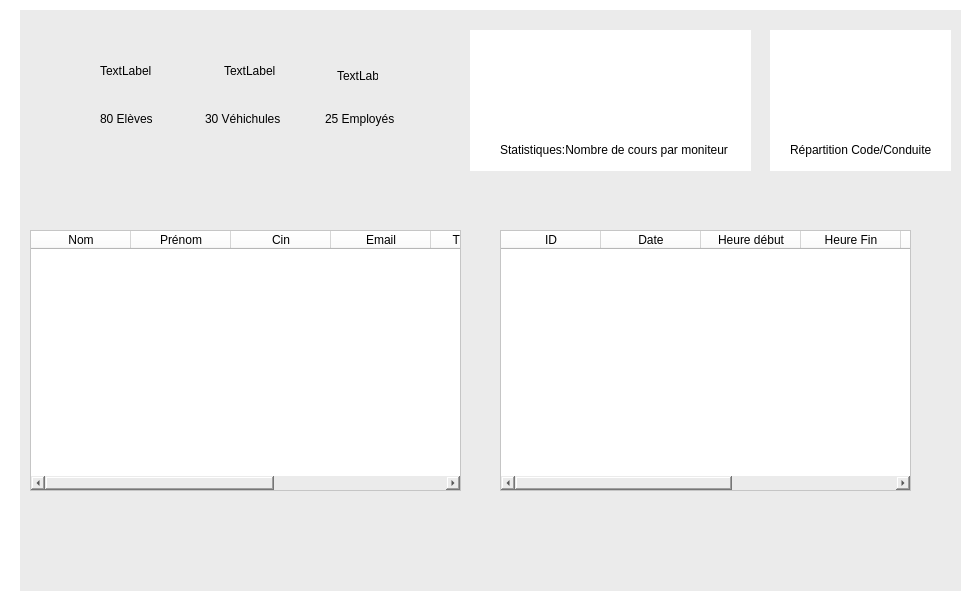
    <widget class="QWidget" name="Dashboard">
     <property name="styleSheet">
      <string notr="true">background-color: rgb(255, 255, 255);</string>
     </property>
     <widget class="QWidget" name="widget_55" native="true">
      <property name="geometry">
       <rect>
        <x>20</x>
        <y>10</y>
        <width>941</width>
        <height>581</height>
       </rect>
      </property>
      <property name="styleSheet">
       <string notr="true">
background-color: rgb(235, 235, 235);</string>
      </property>
      <widget class="QPushButton" name="pushButton_129">
       <property name="geometry">
        <rect>
         <x>540</x>
         <y>730</y>
         <width>191</width>
         <height>41</height>
        </rect>
       </property>
       <property name="styleSheet">
        <string notr="true">background-color: rgb(251, 140, 0);
font: 12pt &quot;Segoe UI&quot;;</string>
       </property>
       <property name="text">
        <string>Exportation PDF</string>
       </property>
      </widget>
      <widget class="QWidget" name="widget_56" native="true">
       <property name="geometry">
        <rect>
         <x>1240</x>
         <y>280</y>
         <width>181</width>
         <height>151</height>
        </rect>
       </property>
       <property name="styleSheet">
        <string notr="true">background-color: rgb(255, 255, 255);</string>
       </property>
      </widget>
      <widget class="QPushButton" name="pushButton_130">
       <property name="geometry">
        <rect>
         <x>950</x>
         <y>730</y>
         <width>181</width>
         <height>41</height>
        </rect>
       </property>
       <property name="styleSheet">
        <string notr="true">background-color: rgb(229, 57, 53);
font: 12pt &quot;Segoe UI&quot;;
background-color: rgb(216, 53, 50);</string>
       </property>
       <property name="text">
        <string>Supprimer</string>
       </property>
      </widget>
      <widget class="QWidget" name="widget_57" native="true">
       <property name="geometry">
        <rect>
         <x>1230</x>
         <y>490</y>
         <width>201</width>
         <height>201</height>
        </rect>
       </property>
       <property name="styleSheet">
        <string notr="true">background-color: rgb(255, 255, 255);</string>
       </property>
      </widget>
      <widget class="QPushButton" name="pushButton_131">
       <property name="geometry">
        <rect>
         <x>780</x>
         <y>800</y>
         <width>141</width>
         <height>41</height>
        </rect>
       </property>
       <property name="styleSheet">
        <string notr="true">background-color: rgb(51, 181, 31);
font: 12pt &quot;Segoe UI&quot;;</string>
       </property>
       <property name="text">
        <string>Modifier</string>
       </property>
      </widget>
      <widget class="QLabel" name="label_149">
       <property name="geometry">
        <rect>
         <x>1260</x>
         <y>700</y>
         <width>161</width>
         <height>20</height>
        </rect>
       </property>
       <property name="styleSheet">
        <string notr="true">font: 11pt &quot;Segoe UI&quot;;</string>
       </property>
       <property name="text">
        <string>Statistiques élèves</string>
       </property>
      </widget>
      <widget class="QLabel" name="label_150">
       <property name="geometry">
        <rect>
         <x>1270</x>
         <y>440</y>
         <width>121</width>
         <height>20</height>
        </rect>
       </property>
       <property name="styleSheet">
        <string notr="true">font: 11pt &quot;Segoe UI&quot;;</string>
       </property>
       <property name="text">
        <string>Télécharger QR</string>
       </property>
      </widget>
      <widget class="QPushButton" name="pushButton_132">
       <property name="geometry">
        <rect>
         <x>540</x>
         <y>730</y>
         <width>191</width>
         <height>41</height>
        </rect>
       </property>
       <property name="styleSheet">
        <string notr="true">background-color: rgb(251, 140, 0);
font: 12pt &quot;Segoe UI&quot;;</string>
       </property>
       <property name="text">
        <string>Exportation PDF</string>
       </property>
      </widget>
      <widget class="QWidget" name="widget_58" native="true">
       <property name="geometry">
        <rect>
         <x>1240</x>
         <y>280</y>
         <width>181</width>
         <height>151</height>
        </rect>
       </property>
       <property name="styleSheet">
        <string notr="true">background-color: rgb(255, 255, 255);</string>
       </property>
      </widget>
      <widget class="QPushButton" name="pushButton_133">
       <property name="geometry">
        <rect>
         <x>950</x>
         <y>730</y>
         <width>181</width>
         <height>41</height>
        </rect>
       </property>
       <property name="styleSheet">
        <string notr="true">background-color: rgb(229, 57, 53);
font: 12pt &quot;Segoe UI&quot;;
background-color: rgb(216, 53, 50);</string>
       </property>
       <property name="text">
        <string>Supprimer</string>
       </property>
      </widget>
      <widget class="QWidget" name="widget_59" native="true">
       <property name="geometry">
        <rect>
         <x>1230</x>
         <y>490</y>
         <width>201</width>
         <height>201</height>
        </rect>
       </property>
       <property name="styleSheet">
        <string notr="true">background-color: rgb(255, 255, 255);</string>
       </property>
      </widget>
      <widget class="QPushButton" name="pushButton_134">
       <property name="geometry">
        <rect>
         <x>780</x>
         <y>800</y>
         <width>141</width>
         <height>41</height>
        </rect>
       </property>
       <property name="styleSheet">
        <string notr="true">background-color: rgb(51, 181, 31);
font: 12pt &quot;Segoe UI&quot;;</string>
       </property>
       <property name="text">
        <string>Modifier</string>
       </property>
      </widget>
      <widget class="QLabel" name="label_151">
       <property name="geometry">
        <rect>
         <x>1260</x>
         <y>700</y>
         <width>161</width>
         <height>20</height>
        </rect>
       </property>
       <property name="styleSheet">
        <string notr="true">font: 11pt &quot;Segoe UI&quot;;</string>
       </property>
       <property name="text">
        <string>Statistiques élèves</string>
       </property>
      </widget>
      <widget class="QLabel" name="label_152">
       <property name="geometry">
        <rect>
         <x>1270</x>
         <y>440</y>
         <width>121</width>
         <height>20</height>
        </rect>
       </property>
       <property name="styleSheet">
        <string notr="true">font: 11pt &quot;Segoe UI&quot;;</string>
       </property>
       <property name="text">
        <string>Télécharger QR</string>
       </property>
      </widget>
      <widget class="QPushButton" name="pushButton_135">
       <property name="geometry">
        <rect>
         <x>220</x>
         <y>740</y>
         <width>191</width>
         <height>41</height>
        </rect>
       </property>
       <property name="styleSheet">
        <string notr="true">background-color: rgb(251, 140, 0);
font: 12pt &quot;Segoe UI&quot;;</string>
       </property>
       <property name="text">
        <string>Exportation PDF</string>
       </property>
      </widget>
      <widget class="QPushButton" name="pushButton_136">
       <property name="geometry">
        <rect>
         <x>630</x>
         <y>740</y>
         <width>181</width>
         <height>41</height>
        </rect>
       </property>
       <property name="styleSheet">
        <string notr="true">background-color: rgb(229, 57, 53);
font: 12pt &quot;Segoe UI&quot;;
background-color: rgb(216, 53, 50);</string>
       </property>
       <property name="text">
        <string>Supprimer</string>
       </property>
      </widget>
      <widget class="QPushButton" name="pushButton_137">
       <property name="geometry">
        <rect>
         <x>460</x>
         <y>810</y>
         <width>141</width>
         <height>41</height>
        </rect>
       </property>
       <property name="styleSheet">
        <string notr="true">background-color: rgb(51, 181, 31);
font: 12pt &quot;Segoe UI&quot;;</string>
       </property>
       <property name="text">
        <string>Modifier</string>
       </property>
      </widget>
      <widget class="QLabel" name="label_153">
       <property name="geometry">
        <rect>
         <x>940</x>
         <y>710</y>
         <width>161</width>
         <height>20</height>
        </rect>
       </property>
       <property name="styleSheet">
        <string notr="true">font: 11pt &quot;Segoe UI&quot;;</string>
       </property>
       <property name="text">
        <string>Statistiques élèves</string>
       </property>
      </widget>
      <widget class="QLabel" name="label_154">
       <property name="geometry">
        <rect>
         <x>950</x>
         <y>450</y>
         <width>121</width>
         <height>20</height>
        </rect>
       </property>
       <property name="styleSheet">
        <string notr="true">font: 11pt &quot;Segoe UI&quot;;</string>
       </property>
       <property name="text">
        <string>Télécharger QR</string>
       </property>
      </widget>
      <widget class="QTableWidget" name="tableWidget_10">
       <property name="geometry">
        <rect>
         <x>10</x>
         <y>220</y>
         <width>431</width>
         <height>261</height>
        </rect>
       </property>
       <property name="styleSheet">
        <string notr="true">background-color: rgb(255, 255, 255);
font: 9pt &quot;Segoe UI&quot;;
alternate-background-color: rgb(169, 185, 255);
alternate-background-color: rgb(206, 189, 255);</string>
       </property>
       <column>
        <property name="text">
         <string>Nom</string>
        </property>
        <property name="background">
         <color>
          <red>255</red>
          <green>255</green>
          <blue>255</blue>
         </color>
        </property>
       </column>
       <column>
        <property name="text">
         <string>Prénom</string>
        </property>
       </column>
       <column>
        <property name="text">
         <string>Cin</string>
        </property>
       </column>
       <column>
        <property name="text">
         <string>Email</string>
        </property>
       </column>
       <column>
        <property name="text">
         <string>Téléphone</string>
        </property>
       </column>
       <column>
        <property name="text">
         <string>Adresse</string>
        </property>
       </column>
       <column>
        <property name="text">
         <string>Date de naissance</string>
        </property>
       </column>
      </widget>
      <widget class="QTableWidget" name="tableWidget_11">
       <property name="geometry">
        <rect>
         <x>480</x>
         <y>220</y>
         <width>411</width>
         <height>261</height>
        </rect>
       </property>
       <property name="styleSheet">
        <string notr="true">background-color: rgb(255, 255, 255);
font: 9pt &quot;Segoe UI&quot;;
alternate-background-color: rgb(169, 185, 255);
alternate-background-color: rgb(206, 189, 255);</string>
       </property>
       <column>
        <property name="text">
         <string>ID</string>
        </property>
        <property name="background">
         <color>
          <red>255</red>
          <green>255</green>
          <blue>255</blue>
         </color>
        </property>
       </column>
       <column>
        <property name="text">
         <string>Date</string>
        </property>
       </column>
       <column>
        <property name="text">
         <string>Heure début</string>
        </property>
       </column>
       <column>
        <property name="text">
         <string>Heure Fin</string>
        </property>
       </column>
       <column>
        <property name="text">
         <string>Type</string>
        </property>
       </column>
       <column>
        <property name="text">
         <string>Circuit</string>
        </property>
       </column>
       <column>
        <property name="text">
         <string>Tarif</string>
        </property>
       </column>
      </widget>
      <widget class="QWidget" name="widget_61" native="true">
       <property name="geometry">
        <rect>
         <x>450</x>
         <y>20</y>
         <width>281</width>
         <height>141</height>
        </rect>
       </property>
       <property name="styleSheet">
        <string notr="true">background-color: rgb(255, 255, 255);</string>
       </property>
       <widget class="QLabel" name="label_167">
        <property name="geometry">
         <rect>
          <x>30</x>
          <y>110</y>
          <width>231</width>
          <height>20</height>
         </rect>
        </property>
        <property name="styleSheet">
         <string notr="true">font: 8pt &quot;Segoe UI&quot;;</string>
        </property>
        <property name="text">
         <string>Statistiques:Nombre de cours par moniteur</string>
        </property>
       </widget>
      </widget>
      <widget class="QWidget" name="widget_60" native="true">
       <property name="geometry">
        <rect>
         <x>750</x>
         <y>20</y>
         <width>181</width>
         <height>141</height>
        </rect>
       </property>
       <property name="styleSheet">
        <string notr="true">background-color: rgb(255, 255, 255);</string>
       </property>
       <widget class="QLabel" name="label_166">
        <property name="geometry">
         <rect>
          <x>20</x>
          <y>110</y>
          <width>141</width>
          <height>20</height>
         </rect>
        </property>
        <property name="styleSheet">
         <string notr="true">font: 8pt &quot;Segoe UI&quot;;</string>
        </property>
        <property name="text">
         <string>Répartition Code/Conduite</string>
        </property>
       </widget>
      </widget>
      <widget class="QLabel" name="label_168">
       <property name="geometry">
        <rect>
         <x>80</x>
         <y>40</y>
         <width>61</width>
         <height>41</height>
        </rect>
       </property>
       <property name="text">
        <string>TextLabel</string>
       </property>
      </widget>
      <widget class="QLabel" name="label_169">
       <property name="geometry">
        <rect>
         <x>80</x>
         <y>101</y>
         <width>81</width>
         <height>16</height>
        </rect>
       </property>
       <property name="styleSheet">
        <string notr="true">font: 600 12pt &quot;Segoe UI&quot;;</string>
       </property>
       <property name="text">
        <string>80 Elèves</string>
       </property>
      </widget>
      <widget class="QLabel" name="label_170">
       <property name="geometry">
        <rect>
         <x>204</x>
         <y>40</y>
         <width>51</width>
         <height>41</height>
        </rect>
       </property>
       <property name="text">
        <string>TextLabel</string>
       </property>
      </widget>
      <widget class="QLabel" name="label_171">
       <property name="geometry">
        <rect>
         <x>317</x>
         <y>40</y>
         <width>41</width>
         <height>51</height>
        </rect>
       </property>
       <property name="text">
        <string>TextLabel</string>
       </property>
      </widget>
      <widget class="QLabel" name="label_172">
       <property name="geometry">
        <rect>
         <x>185</x>
         <y>101</y>
         <width>101</width>
         <height>16</height>
        </rect>
       </property>
       <property name="styleSheet">
        <string notr="true">font: 600 12pt &quot;Segoe UI&quot;;</string>
       </property>
       <property name="text">
        <string>30 Véhichules</string>
       </property>
      </widget>
      <widget class="QLabel" name="label_173">
       <property name="geometry">
        <rect>
         <x>305</x>
         <y>101</y>
         <width>101</width>
         <height>16</height>
        </rect>
       </property>
       <property name="styleSheet">
        <string notr="true">font: 600 12pt &quot;Segoe UI&quot;;</string>
       </property>
       <property name="text">
        <string>25 Employés</string>
       </property>
      </widget>
     </widget>
    </widget>
